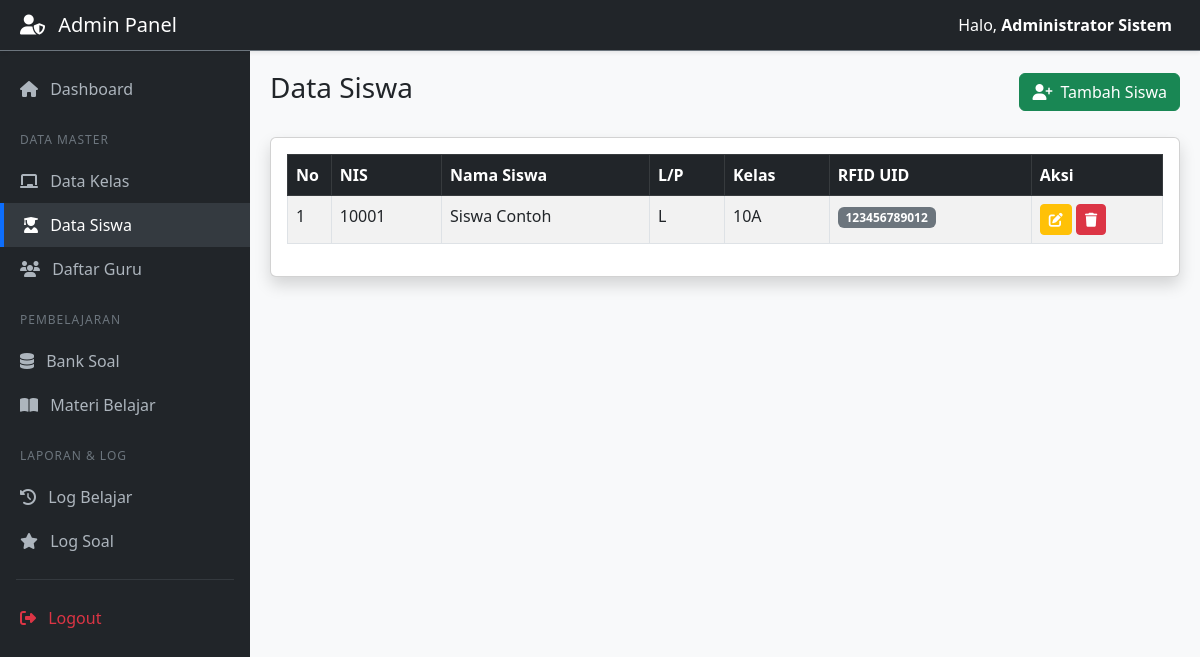
Page /panel/kelola_siswa.php (signed in) on the committed database.
### tables this page shows
CREATE TABLE `siswa` (
  `id_siswa` int(11) NOT NULL,
  `rfid_uid` varchar(50) NOT NULL,
  `nis` varchar(20) DEFAULT NULL,
  `nama_siswa` varchar(100) NOT NULL,
  `id_kelas` int(11) DEFAULT NULL,
  `jenis_kelamin` enum('L','P') NOT NULL
);

CREATE TABLE `kelas` (
  `id_kelas` int(11) NOT NULL,
  `nama_kelas` varchar(20) NOT NULL,
  `id_guru` int(11) DEFAULT NULL
);

### panel/kelola_siswa.php (the view, shortened to what this page needs)
<?php include 'header.php'; ?>
<div class="d-flex justify-content-between align-items-center mb-4">
    <h3>Data Siswa</h3>
    <button type="button" class="btn btn-success" data-bs-toggle="modal" data-bs-target="#modalTambah">
        <i class="fas fa-user-plus me-2"></i>Tambah Siswa
    </button>
</div>
<div class="card shadow mb-4">
    <div class="card-body">
        <div class="table-responsive">
            <table class="table table-bordered table-striped table-hover">
                <thead class="table-dark">
                    <tr>
                        <th width="5%">No</th>
                        <th>NIS</th>
                        <th>Nama Siswa</th>
                        <th>L/P</th>
                        <th>Kelas</th>
                        <th>RFID UID</th>
                        <th width="15%">Aksi</th>
                    </tr>
                </thead>
                <tbody>
                    <?php
                    $no = 1;
                    $query = mysqli_query($koneksi, "SELECT siswa.*, kelas.nama_kelas FROM siswa LEFT JOIN kelas ON siswa.id_kelas = kelas.id_kelas ORDER BY siswa.id_siswa DESC");
                    while($d = mysqli_fetch_array($query)){
                    ?>
                    <tr>
                        <td><?php echo $no++; ?></td>
                        <td><?php echo $d['nis']; ?></td>
                        <td><?php echo $d['nama_siswa']; ?></td>
                        <td><?php echo $d['jenis_kelamin']; ?></td>
                        <td><?php echo $d['nama_kelas']; ?></td>
                        <td><span class="badge bg-secondary"><?php echo $d['rfid_uid']; ?></span></td>
                        <td>
                            <button type="button" class="btn btn-sm btn-warning text-white"
                                data-bs-toggle="modal"
                                data-bs-target="#modalEdit"
                                data-id="<?php echo $d['id_siswa']; ?>"
                                data-nis="<?php echo $d['nis']; ?>"
                                data-nama="<?php echo $d['nama_siswa']; ?>"
                                data-jk="<?php echo $d['jenis_kelamin']; ?>"
                                data-kelas="<?php echo $d['id_kelas']; ?>"
                                data-rfid="<?php echo $d['rfid_uid']; ?>">
                                <i class="fas fa-edit"></i>
                            </button>
                            <a href="proses_siswa.php?aksi=hapus&id=<?php echo $d['id_siswa']; ?>&nama=<?php echo $d['nama_siswa']; ?>"
                               class="btn btn-sm btn-danger" onclick="return confirm('Hapus siswa ini?')">
                                <i class="fas fa-trash"></i>
                            </a>
                        </td>
                    </tr>
                    <?php } ?>
                </tbody>
            </table>
        </div>
    </div>
</div>
<?php include 'footer.php'; ?>

### rows in the picture
siswa: nis "10001", nama_siswa "Siswa Contoh", jenis_kelamin "L", id_kelas.nama_kelas "10A", rfid_uid "123456789012"

### other values in the picture
$_SESSION['role'] "Admin"
$_SESSION['nama_lengkap'] "Administrator Sistem"
